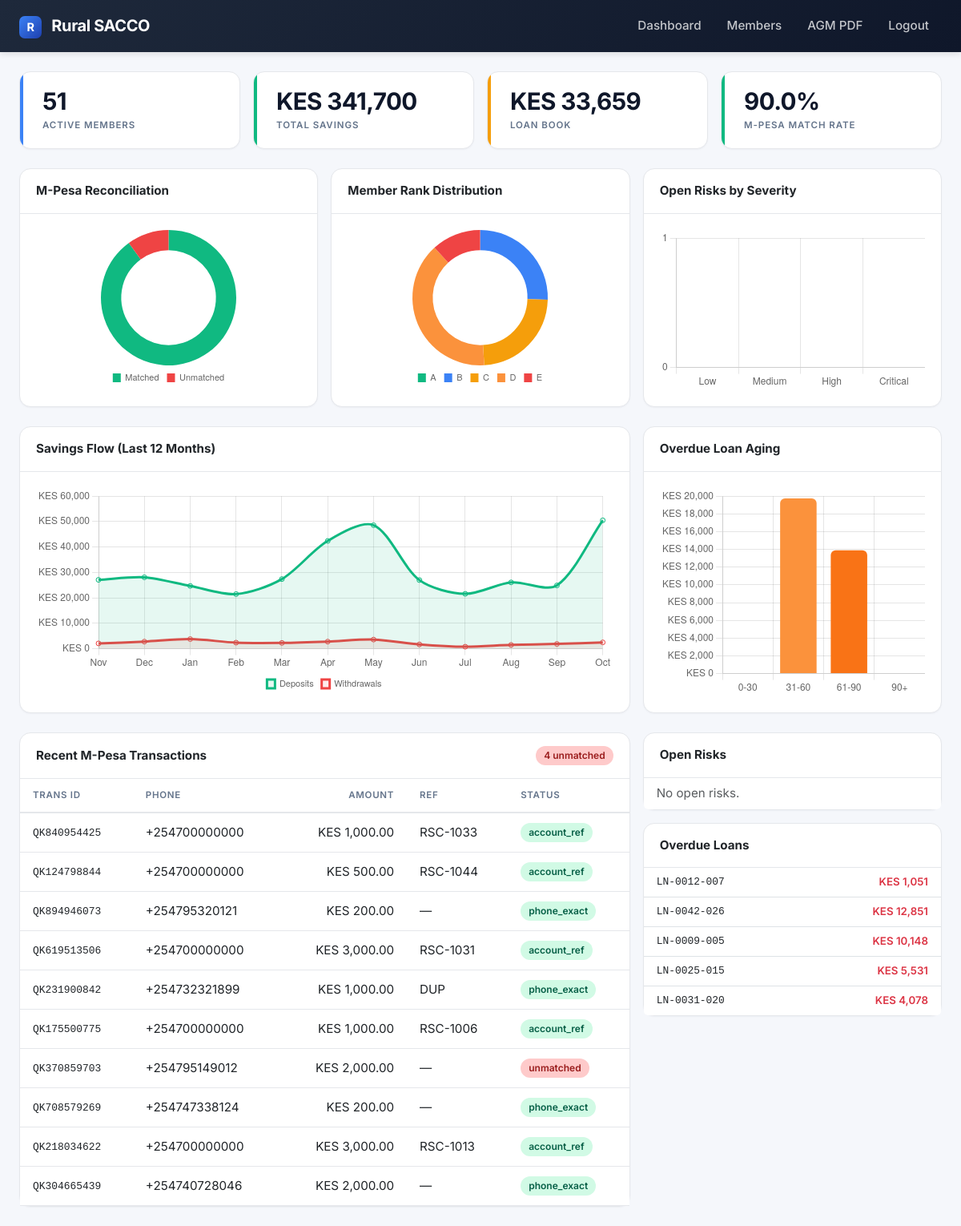
The page / (signed in) on the database its author committed.
### app/models/mpesa.py (models this page shows)
class MpesaTransaction(db.Model):
    __tablename__ = "mpesa_transactions"
    id = db.Column(db.Integer, primary_key=True)
    trans_id = db.Column(db.String(30), unique=True, index=True)
    trans_time = db.Column(db.DateTime)
    amount = db.Column(db.Numeric(12, 2))
    msisdn = db.Column(db.String(20), index=True)
    first_name = db.Column(db.String(50))
    middle_name = db.Column(db.String(50))
    last_name = db.Column(db.String(50))
    account_ref = db.Column(db.String(50), index=True)
    org_account_balance = db.Column(db.Numeric(12, 2))
    raw_json = db.Column(db.Text)
    matched_transaction_id = db.Column(db.Integer, db.ForeignKey("transactions.id"))
    matched_at = db.Column(db.DateTime)
    match_method = db.Column(db.String(30))
    match_confidence = db.Column(db.Float)
    status = db.Column(db.String(20), default="unmatched")
    created_at = db.Column(db.DateTime, default=datetime.utcnow)

### app/models/loan.py (models this page shows)
class Loan(db.Model):
    __tablename__ = "loans"
    id = db.Column(db.Integer, primary_key=True)
    loan_number = db.Column(db.String(30), unique=True, index=True)
    member_id = db.Column(db.Integer, db.ForeignKey("members.id"), nullable=False, index=True)
    principal = db.Column(db.Numeric(12, 2), nullable=False)
    interest_rate = db.Column(db.Float, nullable=False)
    interest_method = db.Column(db.String(20), default="flat")
    term_months = db.Column(db.Integer, nullable=False)
    purpose = db.Column(db.String(200))
    status = db.Column(db.String(20), default="pending")
    disbursement_date = db.Column(db.Date)
    due_date = db.Column(db.Date)
    outstanding_balance = db.Column(db.Numeric(12, 2), default=0)
    approved_by = db.Column(db.String(50))
    created_at = db.Column(db.DateTime, default=datetime.utcnow)

### app/routes/dashboard.py (the view)
@dashboard_bp.route("/")
@login_required
def index():
    total_members = Member.query.filter_by(status="active").count()
    total_savings = float(db.session.query(
        db.func.coalesce(db.func.sum(Member.savings_balance), 0)
    ).scalar() or 0)
    total_loan_book = float(db.session.query(
        db.func.coalesce(db.func.sum(Loan.outstanding_balance), 0)
    ).filter(Loan.status.in_(["active", "disbursed", "overdue"])).scalar() or 0)
    mpesa_total = MpesaTransaction.query.count()
    mpesa_matched = MpesaTransaction.query.filter_by(status="matched").count()
    unmatched_count = mpesa_total - mpesa_matched
    match_rate = (100.0 * mpesa_matched / mpesa_total) if mpesa_total else 0.0
    rank_dist = {r: 0 for r in "ABCDE"}
    for (rank,) in db.session.query(Member.default_rank).filter_by(status="active"):
        if rank in rank_dist:
            rank_dist[rank] += 1
    risk_sev = {"low": 0, "medium": 0, "high": 0, "critical": 0}
    for (sev,) in db.session.query(RiskEvent.severity).filter_by(status="open"):
        if sev in risk_sev:
            risk_sev[sev] += 1
    today = date.today()
    first = today.replace(day=1) - relativedelta(months=11)
    months, cur = [], first
    for _ in range(12):
        months.append(cur)
        cur += relativedelta(months=1)
    keys = [m.strftime("%Y-%m") for m in months]
    month_labels = [m.strftime("%b") for m in months]
    dep = {k: 0.0 for k in keys}
    wd = {k: 0.0 for k in keys}
    for txn in Transaction.query.filter(Transaction.created_at >= first).all():
        key = txn.created_at.strftime("%Y-%m")
        if key not in dep:
            continue
        if txn.type == "deposit":
            dep[key] += float(txn.amount)
        elif txn.type == "withdrawal":
            wd[key] += float(txn.amount)
    aging = {"0-30": 0.0, "31-60": 0.0, "61-90": 0.0, "90+": 0.0}
    active_loans = Loan.query.filter(
        Loan.status.in_(["active", "disbursed", "overdue"]),
        Loan.outstanding_balance > 0, Loan.due_date.isnot(None),
    ).all()
    for l in active_loans:
        days = (today - l.due_date).days
        if days <= 0:
            continue
        amt = float(l.outstanding_balance or 0)
        if days <= 30: aging["0-30"] += amt
        elif days <= 60: aging["31-60"] += amt
        elif days <= 90: aging["61-90"] += amt
        else: aging["90+"] += amt
    recent_mpesa = (MpesaTransaction.query
                    .order_by(MpesaTransaction.created_at.desc()).limit(10).all())
    open_risks = (RiskEvent.query.filter_by(status="open")
                  .order_by(RiskEvent.created_at.desc()).limit(8).all())
    overdue = (Loan.query
               .filter(Loan.status.in_(["active", "disbursed", "overdue"]),
                       Loan.due_date < today, Loan.outstanding_balance > 0)
               .order_by(Loan.due_date.asc()).limit(8).all())
    return render_template(
        "dashboard/index.html",
        total_members=total_members, total_savings=total_savings,
        total_loan_book=total_loan_book, match_rate=match_rate,
        mpesa_matched=mpesa_matched, unmatched_count=unmatched_count,
        rank_dist=rank_dist, risk_sev=risk_sev,
        month_labels=month_labels,
        deposits=[round(dep[k], 2) for k in keys],
        withdrawals=[round(wd[k], 2) for k in keys],
        aging=aging, recent_mpesa=recent_mpesa,
        open_risks=open_risks, overdue=overdue,
    )

### app/services/auth.py (called while the page is built)
def login_required(f):
    @wraps(f)
    def wrapped(*args, **kwargs):
        if not session.get("user_id"):
            flash("Please log in first.", "warning")
            return redirect(url_for("auth.login"))
        return f(*args, **kwargs)
    return wrapped

### app/templates/dashboard/index.html (shortened to what this page needs)
{% extends "base.html" %}
{% block content %}
<div class="row g-3 mb-4">
    <div class="col-md-3"><div class="stat-card">
        <div class="stat-value">{{ total_members }}</div><div class="stat-label">Active Members</div>
    </div></div>
    <div class="col-md-3"><div class="stat-card success">
        <div class="stat-value">KES {{ '{:,.0f}'.format(total_savings) }}</div><div class="stat-label">Total Savings</div>
    </div></div>
    <div class="col-md-3"><div class="stat-card warning">
        <div class="stat-value">KES {{ '{:,.0f}'.format(total_loan_book) }}</div><div class="stat-label">Loan Book</div>
    </div></div>
    <div class="col-md-3"><div class="stat-card {{ 'success' if match_rate >= 90 else 'danger' }}">
        <div class="stat-value">{{ '%.1f'|format(match_rate) }}%</div><div class="stat-label">M-Pesa Match Rate</div>
    </div></div>
</div>
<div class="row g-3 mb-4">
    <div class="col-md-4"><div class="card h-100">
        <div class="card-header"><strong>M-Pesa Reconciliation</strong></div>
        <div class="card-body"><div class="chart-container chart-sm"><canvas id="matchChart"></canvas></div></div>
    </div></div>
    <div class="col-md-4"><div class="card h-100">
        <div class="card-header"><strong>Member Rank Distribution</strong></div>
        <div class="card-body"><div class="chart-container chart-sm"><canvas id="rankChart"></canvas></div></div>
    </div></div>
    <div class="col-md-4"><div class="card h-100">
        <div class="card-header"><strong>Open Risks by Severity</strong></div>
        <div class="card-body"><div class="chart-container chart-sm"><canvas id="riskChart"></canvas></div></div>
    </div></div>
</div>
<div class="row g-3 mb-4">
    <div class="col-lg-8"><div class="card h-100">
        <div class="card-header"><strong>Savings Flow (Last 12 Months)</strong></div>
        <div class="card-body"><div class="chart-container"><canvas id="savingsChart"></canvas></div></div>
    </div></div>
    <div class="col-lg-4"><div class="card h-100">
        <div class="card-header"><strong>Overdue Loan Aging</strong></div>
        <div class="card-body"><div class="chart-container"><canvas id="agingChart"></canvas></div></div>
    </div></div>
</div>
<div class="row g-3">
    <div class="col-lg-8"><div class="card">
        <div class="card-header d-flex justify-content-between align-items-center">
            <strong>Recent M-Pesa Transactions</strong>
            <span class="status-pill {{ 'status-danger' if unmatched_count > 0 else 'status-success' }}">{{ unmatched_count }} unmatched</span>
        </div>
        <div class="table-responsive">
            <table class="table table-hover mb-0">
                <thead><tr><th>Trans ID</th><th>Phone</th><th class="text-end">Amount</th><th>Ref</th><th>Status</th></tr></thead>
                <tbody>
                    {% for m in recent_mpesa %}
                    <tr class="{{ 'row-matched' if m.status=='matched' else 'row-unmatched' }}">
                        <td class="mono">{{ m.trans_id }}</td>
                        <td>{{ m.msisdn }}</td>
                        <td class="text-end">KES {{ '{:,.2f}'.format(m.amount|float) }}</td>
                        <td>{{ m.account_ref or '—' }}</td>
                        <td>
                            {% if m.status=='matched' %}<span class="status-pill status-success">{{ m.match_method or 'matched' }}</span>
                            {% else %}<span class="status-pill status-danger">unmatched</span>{% endif %}
                        </td>
                    </tr>
                    {% else %}
                    <tr><td colspan="5" class="text-center text-muted py-4">No transactions yet.</td></tr>
                    {% endfor %}
                </tbody>
            </table>
        </div>
    </div></div>
    <div class="col-lg-4">
        <div class="card mb-3">
            <div class="card-header"><strong>Open Risks</strong></div>
            <div class="list-group list-group-flush" style="max-height:280px;overflow-y:auto;">
                {% for r in open_risks %}
                <div class="list-group-item px-3 py-2">
                    <span class="status-pill {{ 'status-danger' if r.severity in ('high','critical') else 'status-warning' }} mb-1">{{ r.severity }}</span>
                    <div class="small text-muted">{{ r.risk_type }}</div>
                    <div class="small">{{ r.description[:70] }}{% if r.description|length > 70 %}…{% endif %}</div>
                </div>
                {% else %}
                <div class="list-group-item text-muted">No open risks.</div>
                {% endfor %}
            </div>
        </div>
        <div class="card">
            <div class="card-header"><strong>Overdue Loans</strong></div>
            <div class="list-group list-group-flush">
                {% for loan in overdue %}
                <div class="list-group-item d-flex justify-content-between px-3 py-2">
                    <span class="mono small">{{ loan.loan_number }}</span>
                    <span class="text-danger small fw-semibold">KES {{ '{:,.0f}'.format(loan.outstanding_balance|float) }}</span>
                </div>
                {% else %}
                <div class="list-group-item text-muted small">None overdue.</div>
                {% endfor %}
            </div>
        </div>
    </div>
</div>
{% endblock %}
{% block scripts %}
<script>
const opts = { responsive: true, maintainAspectRatio: false,
    plugins: { legend: { position: 'bottom', labels: { boxWidth: 10, font: { size: 11 } } } } };
new Chart(document.getElementById('matchChart'), {
    type: 'doughnut',
    data: { labels: ['Matched','Unmatched'],
        datasets: [{ data: [{{ mpesa_matched }}, {{ unmatched_count }}],
            backgroundColor: ['#10b981','#ef4444'], borderWidth: 0 }] },
    options: { ...opts, cutout: '70%' }
});
new Chart(document.getElementById('rankChart'), {
    type: 'doughnut',
    data: { labels: ['A','B','C','D','E'],
        datasets: [{ data: [{{ rank_dist.A }},{{ rank_dist.B }},{{ rank_dist.C }},{{ rank_dist.D }},{{ rank_dist.E }}],
            backgroundColor: ['#10b981','#3b82f6','#f59e0b','#fb923c','#ef4444'], borderWidth: 0 }] },
    options: { ...opts, cutout: '70%' }
});
new Chart(document.getElementById('riskChart'), {
    type: 'bar',
    data: { labels: ['Low','Medium','High','Critical'],
        datasets: [{ data: [{{ risk_sev.low }},{{ risk_sev.medium }},{{ risk_sev.high }},{{ risk_sev.critical }}],
            backgroundColor: ['#94a3b8','#f59e0b','#fb923c','#ef4444'], borderRadius: 6 }] },
    options: { ...opts, plugins: { legend: { display: false } }, scales: { y: { beginAtZero: true, ticks: { stepSize: 1 } } } }
});
new Chart(document.getElementById('savingsChart'), {
    type: 'line',
    data: { labels: {{ month_labels|tojson }},
        datasets: [
            { label: 'Deposits', data: {{ deposits|tojson }}, borderColor: '#10b981',
              backgroundColor: 'rgba(16,185,129,0.1)', tension: 0.3, fill: true },
            { label: 'Withdrawals', data: {{ withdrawals|tojson }}, borderColor: '#ef4444',
              backgroundColor: 'rgba(239,68,68,0.1)', tension: 0.3, fill: true }
        ] },
    options: { ...opts, scales: { y: { beginAtZero: true, ticks: { callback: v => 'KES ' + v.toLocaleString() } } } }
});
new Chart(document.getElementById('agingChart'), {
    type: 'bar',
    data: { labels: ['0-30','31-60','61-90','90+'],
        datasets: [{ data: [{{ aging['0-30'] }},{{ aging['31-60'] }},{{ aging['61-90'] }},{{ aging['90+'] }}],
            backgroundColor: ['#fbbf24','#fb923c','#f97316','#ef4444'], borderRadius: 6 }] },
    options: { ...opts, plugins: { legend: { display: false } }, scales: { y: { beginAtZero: true, ticks: { callback: v => 'KES ' + v.toLocaleString() } } } }
});
</script>
{% endblock %}

### app/static/css/app.css (style rules this page uses)
:root { --bg: #f5f7fb; --surface: #ffffff; --text: #0f172a; --muted: #64748b; --border: #e5e7eb; --primary: #3b82f6; --success: #10b981; --warning: #f59e0b; --danger: #ef4444; --radius: 14px; --shadow-sm: 0 1px 2px rgba(15,23,42,0.04); --shadow: 0 4px 12px rgba(15,23,42,0.06); }
body { background: var(--bg); font-family: 'Inter', -apple-system, sans-serif; color: var(--text); font-size: 0.95rem; }
.card { border: 1px solid var(--border); border-radius: var(--radius); box-shadow: var(--shadow-sm); background: var(--surface); }
.card-header { background: transparent; border-bottom: 1px solid var(--border); padding: 1rem 1.25rem; font-size: 0.95rem; }
.card-body { padding: 1.25rem; }
.stat-card { position: relative; background: var(--surface); border: 1px solid var(--border); border-radius: var(--radius); box-shadow: var(--shadow-sm); padding: 1.25rem 1.5rem 1.25rem 1.75rem; overflow: hidden; transition: transform 0.15s, box-shadow 0.15s; height: 100%; }
.stat-card::before { content: ''; position: absolute; top: 0; left: 0; width: 4px; height: 100%; background: var(--primary); }
.stat-card.success::before { background: var(--success); }
.stat-card.warning::before { background: var(--warning); }
.stat-card .stat-value { font-size: 1.85rem; font-weight: 700; letter-spacing: -0.02em; line-height: 1.1; margin-bottom: 0.35rem; }
.stat-card .stat-label { font-size: 0.72rem; text-transform: uppercase; letter-spacing: 0.08em; color: var(--muted); font-weight: 600; }
.status-pill { display: inline-flex; align-items: center; padding: 3px 10px; border-radius: 999px; font-size: 0.75rem; font-weight: 600; }
.status-success { background: #d1fae5; color: #065f46; }
.status-danger { background: #fecaca; color: #991b1b; }
.table thead th { font-size: 0.72rem; text-transform: uppercase; letter-spacing: 0.06em; font-weight: 600; color: var(--muted); border-bottom: 2px solid var(--border) !important; padding: 0.75rem 1rem; }
.table tbody td { padding: 0.75rem 1rem; vertical-align: middle; border-color: var(--border); }
.row-matched { background: rgba(16,185,129,0.05) !important; }
.row-unmatched { background: rgba(239,68,68,0.05) !important; }
.chart-container { position: relative; height: 260px; width: 100%; }
.chart-sm { height: 200px; }
.mono { font-family: 'JetBrains Mono', Consolas, monospace; font-size: 0.85em; }

### rows shown on the page
MpesaTransaction: trans_id "QK840954425", msisdn "+254700000000", amount "1,000.00", account_ref "RSC-1033", match_method "account_ref"
MpesaTransaction: trans_id "QK124798844", msisdn "+254700000000", amount "500.00", account_ref "RSC-1044", match_method "account_ref"
MpesaTransaction: trans_id "QK894946073", msisdn "+254795320121", amount "200.00", account_ref "—", match_method "phone_exact"
MpesaTransaction: trans_id "QK619513506", msisdn "+254700000000", amount "3,000.00", account_ref "RSC-1031", match_method "account_ref"
MpesaTransaction: trans_id "QK231900842", msisdn "+254732321899", amount "1,000.00", account_ref "DUP", match_method "phone_exact"
MpesaTransaction: trans_id "QK175500775", msisdn "+254700000000", amount "1,000.00", account_ref "RSC-1006", match_method "account_ref"
MpesaTransaction: trans_id "QK370859703", msisdn "+254795149012", amount "2,000.00", account_ref "—", status "unmatched"
MpesaTransaction: trans_id "QK708579269", msisdn "+254747338124", amount "200.00", account_ref "—", match_method "phone_exact"
MpesaTransaction: trans_id "QK218034622", msisdn "+254700000000", amount "3,000.00", account_ref "RSC-1013", match_method "account_ref"
MpesaTransaction: trans_id "QK304665439", msisdn "+254740728046", amount "2,000.00", account_ref "—", match_method "phone_exact"
Loan: loan_number "LN-0012-007", outstanding_balance "1,051"
Loan: loan_number "LN-0042-026", outstanding_balance "12,851"
Loan: loan_number "LN-0009-005", outstanding_balance "10,148"
Loan: loan_number "LN-0025-015", outstanding_balance "5,531"
Loan: loan_number "LN-0031-020", outstanding_balance "4,078"

### other values the page prints
{{ total_members }} "51"
{{ '{:,.0f}'.format(total_savings) }} "341,700"
{{ '{:,.0f}'.format(total_loan_book) }} "33,659"
{{ '%.1f'|format(match_rate) }} "90.0"
{{ unmatched_count }} "4"
chart data {{ mpesa_matched }} 36
chart data {{ unmatched_count }} 4
chart data {{ rank_dist.A }} 0
chart data {{ rank_dist.B }} 13
